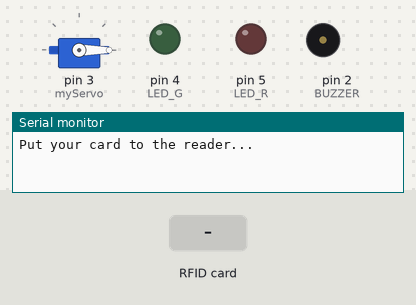
A sketch run on a simulated Arduino Uno, built with avr-gcc and run on an emulated ATmega328P. Parts: servo, output pins drawn as LEDs (lit = HIGH), buzzer (waves = sounding), the last lines printed to the serial monitor. The inputs (shaded band) are chosen by the test bench. Pins used as bus, display or sensor lines are not drawn.

Above: at 1.2 s.
1.3 s: RFID card 1A 1F 79 89 held to the reader
At 2.1 s:
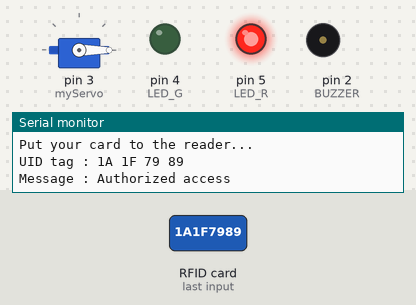
At 3.9 s:
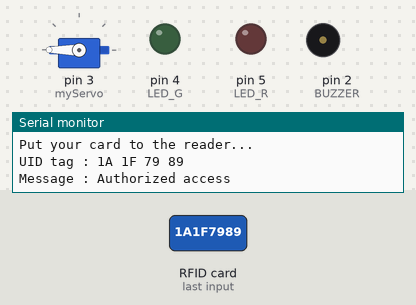
Timing chart, 0 to 9.1 s (numbered marks = the images above; inputs shaded):
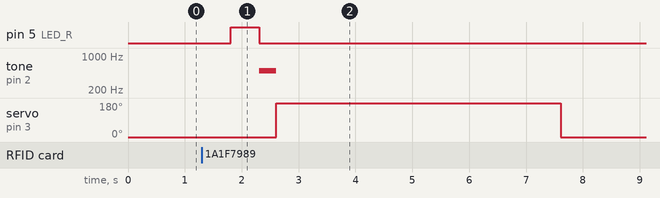

The sketch:

rfid.ino
```cpp
//Viral Science
//RFID
#include <SPI.h>
#include <MFRC522.h>
#include <Servo.h>

#define SS_PIN 10
#define RST_PIN 9
#define LED_G 4 //define green LED pin
#define LED_R 5 //define red LED
#define BUZZER 2 //buzzer pin
int count= 0 ;
int led = 5 ;
MFRC522 mfrc522(SS_PIN, RST_PIN);   // Create MFRC522 instance.
Servo myServo; //define servo name


void setup()
{
  Serial.begin(9600);   // Initiate a serial communication
  SPI.begin();      // Initiate  SPI bus
  mfrc522.PCD_Init();   // Initiate MFRC522
  myServo.attach(3); //servo pin
  myServo.write(0); //servo start position
  pinMode(LED_G, OUTPUT);
  pinMode(led, OUTPUT);
  pinMode(LED_R, OUTPUT);
  pinMode(BUZZER, OUTPUT);
  noTone(BUZZER);
  Serial.println("Put your card to the reader...");
  Serial.println();

}
void loop()
{
  // Look for new cards
  if ( ! mfrc522.PICC_IsNewCardPresent())
  {
    return;
  }
  // Select one of the cards
  if ( ! mfrc522.PICC_ReadCardSerial())
  {
    return;
  }
  //Show UID on serial monitor
  Serial.print("UID tag :");
  String content= "";
  byte letter;
  for (byte i = 0; i < mfrc522.uid.size; i++)
  {
     Serial.print(mfrc522.uid.uidByte[i] < 0x10 ? " 0" : " ");
     Serial.print(mfrc522.uid.uidByte[i], HEX);
     content.concat(String(mfrc522.uid.uidByte[i] < 0x10 ? " 0" : " "));
     content.concat(String(mfrc522.uid.uidByte[i], HEX));
  }
  Serial.println();
  Serial.print("Message : ");
  content.toUpperCase();
  if (content.substring(1) == "1A 1F 79 89") //change here the UID of the card/cards that you want to give access
  {
    Serial.println("Authorized access");
    Serial.println();
    delay(500);
    digitalWrite(led, HIGH);
    delay (500);
  count+=1;
       digitalWrite(led, LOW);
    tone(BUZZER, 500);
    delay(300);
    noTone(BUZZER);
    myServo.write(180);
    delay(5000);
    myServo.write(0);
    digitalWrite(LED_G, LOW);
  }

 else   {
    Serial.println(" Access denied");
    digitalWrite(LED_R, HIGH);
    tone(BUZZER, 300);
    delay(1000);
    digitalWrite(LED_R, LOW);
    noTone(BUZZER);
  }
}
```

CardReader.c
```cpp
#include <SPI.h>
#include <MFRC522.h>

#define SS_PIN 10
#define RST_PIN 9
MFRC522 mfrc522(SS_PIN, RST_PIN);   // Create MFRC522 instance.

void setup()
{
  Serial.begin(9600);   // Initiate a serial communication
  SPI.begin();      // Initiate  SPI bus
  mfrc522.PCD_Init();   // Initiate MFRC522
  Serial.println("Approximate your card to the reader...");
  Serial.println();

}
void loop()
{
  // Look for new cards
  if ( ! mfrc522.PICC_IsNewCardPresent())
  {
    return;
  }
  // Select one of the cards
  if ( ! mfrc522.PICC_ReadCardSerial())
  {
    return;
  }
  //Show UID on serial monitor
  Serial.print("UID tag :");
  String content= "";
  byte letter;
  for (byte i = 0; i < mfrc522.uid.size; i++)
  {
     Serial.print(mfrc522.uid.uidByte[i] < 0x10 ? " 0" : " ");
     Serial.print(mfrc522.uid.uidByte[i], HEX);
     content.concat(String(mfrc522.uid.uidByte[i] < 0x10 ? " 0" : " "));
     content.concat(String(mfrc522.uid.uidByte[i], HEX));
  }
  Serial.println();
  Serial.print("Message : ");
  content.toUpperCase();
  if (content.substring(1) == "BD 31 15 2B") //change here the UID of the card/cards that you want to give access
  {
    Serial.println("Authorized access");
    Serial.println();
    delay(3000);
  }

 else   {
    Serial.println(" Access denied");
    delay(3000);
  }
}
```

Measured:
- after the input at 1.3 s, pin 5 (LED_R): LOW → HIGH after 0.51 s, → LOW 0.50 s later; tone on pin 2 (BUZZER): silent → 500 Hz after 1.0 s, → silent 0.30 s later; servo on pin 3 (myServo): 0° → 180° after 1.3 s, → 0° 5.0 s later
